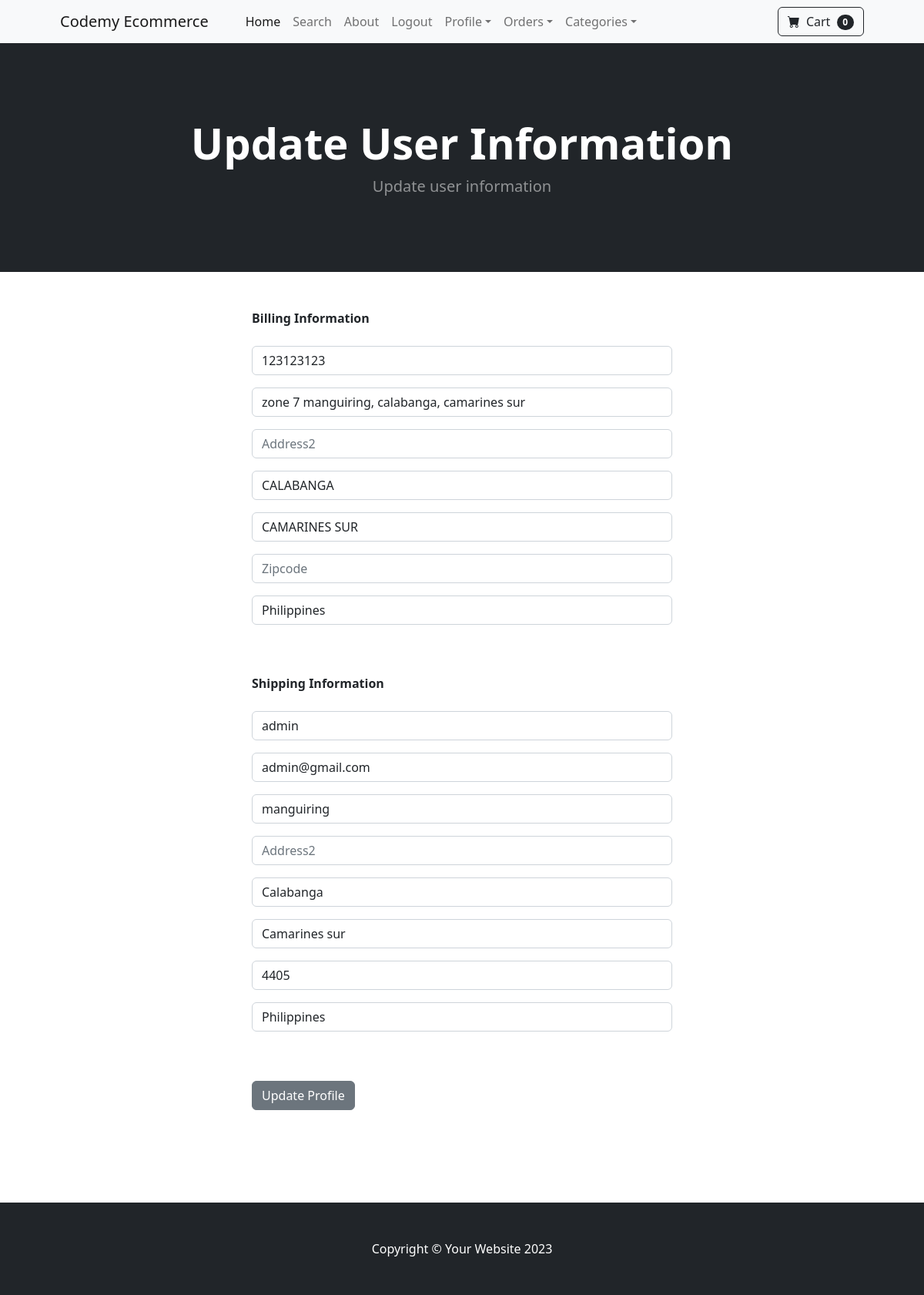
The page /update_info/ (signed in) on the database its author committed.
### store/models.py (models this page shows, shortened)
class Profile(models.Model):
    user = models.OneToOneField(User, on_delete=models.CASCADE)
    date_modified = models.DateTimeField(User, auto_now=True)
    phone = models.CharField(max_length=20, blank=True)
    address1 = models.CharField(max_length=200, blank=True)
    address2 = models.CharField(max_length=200, blank=True)
    city = models.CharField(max_length=200, blank=True)
    state = models.CharField(max_length=200, blank=True)
    zipcode = models.CharField(max_length=200, blank=True)
    country = models.CharField(max_length=200, blank=True)
    old_cart = models.CharField(max_length=200, blank=True, null=True)

### payment/models.py (models this page shows, shortened)
class ShippingAddress(models.Model):
    user = models.ForeignKey(User, on_delete=models.CASCADE, null=True, blank=True)
    shipping_full_name = models.CharField(max_length=255)
    shipping_email = models.CharField(max_length=255)
    shipping_address1 = models.CharField(max_length=255)
    shipping_address2 = models.CharField(max_length=255, null=True, blank=True)
    shipping_city = models.CharField(max_length=255)
    shipping_state = models.CharField(max_length=255, null=True, blank=True)
    shipping_zipcode = models.CharField(max_length=255, null=True, blank=True)
    shipping_country = models.CharField(max_length=255)
    class Meta:
        verbose_name_plural = "Shipping Address"

### store/views.py (the view)
# urls.py: path('update_info/', views.update_info, name='update_info'),
def update_info(request):
    if request.user.is_authenticated:
        current_user = Profile.objects.get(user__id=request.user.id)
        shipping_user = ShippingAddress.objects.get(user__id=request.user.id)
        form = UserInfoForm(request.POST or None, instance=current_user)
        shipping_form = ShippingForm(request.POST or None, instance=shipping_user)
        if form.is_valid() or shipping_form.is_valid():
            form.save()
            shipping_form.save()
            messages.success(request, "Your info has been updated")
            return redirect('home')
        return render(request, "update_info.html", {'form':form, 'shipping_form':shipping_form})
    else:
        messages.success(request, "You must be logged in first to access this page")
        return redirect('home')

### store/forms.py
class UserInfoForm(forms.ModelForm):
		phone = forms.CharField(label="", widget=forms.TextInput(attrs={'class':'form-control', 'placeholder':'Phone'}), required=False)
		address1 = forms.CharField(label="", widget=forms.TextInput(attrs={'class':'form-control', 'placeholder':'Address1'}), required=False)
		address2 = forms.CharField(label="", widget=forms.TextInput(attrs={'class':'form-control', 'placeholder':'Address2'}), required=False)
		city = forms.CharField(label="", widget=forms.TextInput(attrs={'class':'form-control', 'placeholder':'City'}), required=False)
		state = forms.CharField(label="", widget=forms.TextInput(attrs={'class':'form-control', 'placeholder':'State'}), required=False)
		zipcode = forms.CharField(label="", widget=forms.TextInput(attrs={'class':'form-control', 'placeholder':'Zipcode'}), required=False)
		country = forms.CharField(label="", widget=forms.TextInput(attrs={'class':'form-control', 'placeholder':'Country'}), required=False)
		class Meta:
			model = Profile
			fields = ('phone', 'address1', 'address2', 'city', 'state', 'zipcode', 'country')

### cart/cart.py (called while the page is built)
    def __len__(self):
        return len(self.cart)

### cart/context_processors.py (called while the page is built)
def cart(request):
    return {'cart':Cart(request)}

### store/templates/update_info.html (shortened to what this page needs)
{% extends 'base.html' %}
{% block content %}
        <header class="bg-dark py-5">
            <div class="container px-4 px-lg-5 my-5">
                <div class="text-center text-white">
                    <h1 class="display-4 fw-bolder">Update User Information</h1>
                    <p class="lead fw-normal text-white-50 mb-0">Update user information</p>
                </div>
            </div>
        </header>
        <div class="container">
            <div class="row">
                    <div class="col-md-6 offset-md-3">
                        <br><br>
                        <strong>Billing Information</strong>
                        <br><br>
                        <form method="POST" action="{% url 'update_info' %}">
                            {{ form.as_p }}
                            <br><br>
                            <strong>Shipping Information</strong>
                            <br><br>
                            {{ shipping_form.as_p }}
                            <br><br>
                            <button type="submit" class="btn btn-secondary">Update Profile</button>
                        </form>
                        <br>
                        <br><br><br><br>
                    </div>
            </div>
        </div>
{% endblock %}

### rows shown on the page
Profile: phone "123123123", address1 "zone 7 manguiring, calabanga, camarines sur", city "CALABANGA", state "CAMARINES SUR", country "Philippines"
ShippingAddress: shipping_full_name "admin", shipping_email "admin@gmail.com", shipping_address1 "manguiring", shipping_city "Calabanga", shipping_state "Camarines sur", shipping_zipcode "4405", shipping_country "Philippines"

### other values the page prints
{{ cart|length }} "0"
